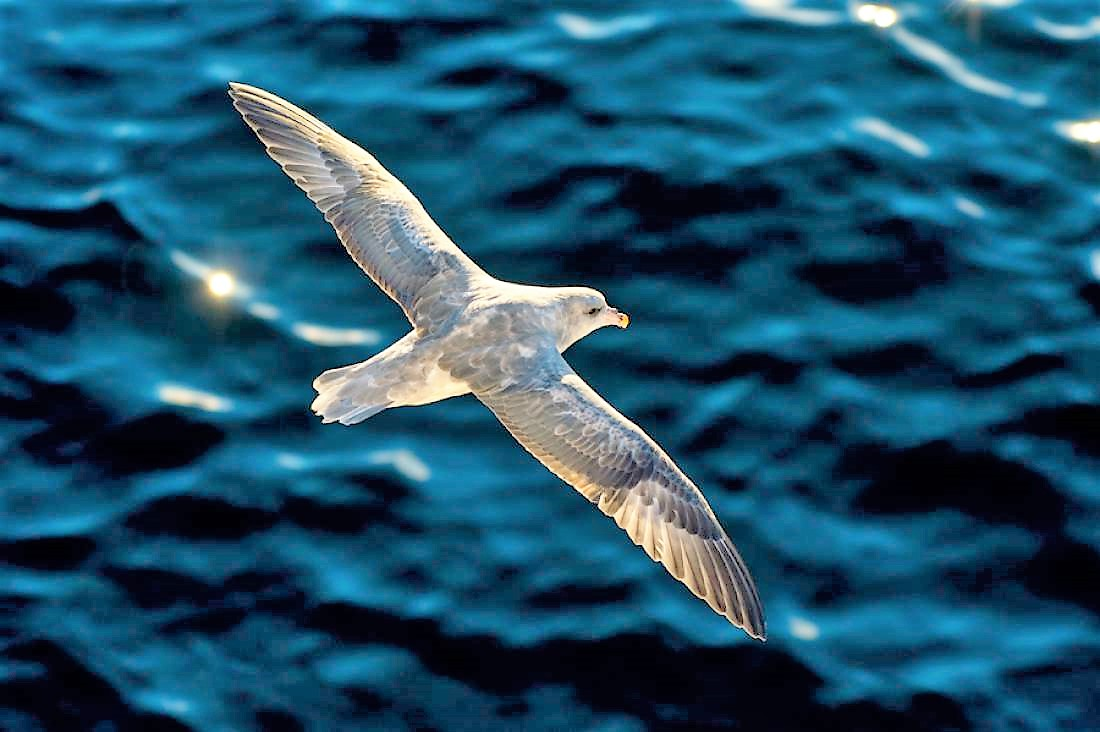
%> input picture assignment-2-filtering/1/data/bird.jpg, 1100 x 732 px
$ octave myMainScript.m   (GNU Octave 9; MATLAB toolbox functions it lacks are replaced by stand-ins)
%> lines starting %> are read from the running program, lines starting %| are printed output that depends on the picture; in (x1, y1, x2, y2) boxes, pixels count from 0 and x2, y2 are one past the last pixel; in counts of white or black regions, pixels touching at a corner belong together; the program's own positions count from 1
### assignment-2-filtering/1/code/mySpatiallyVaryingKernel.m
function [output] = mySpatiallyVaryingKernel(input,mask,threshold,dist_mat)
%MY Summary of this function goes here
%   Detailed explanation goes here
input = im2double(input);
[row,col,nChannels] = size(input);
% [6 lines of commented-out code are left out]
output= zeros(size(input));
input_padded = padarray(input,[threshold,threshold],'replicate');
for i = 1:row
    for j = 1:col
        if(mask(i,j)~=0)
            output(i,j,:)=input(i,j,:);
            continue;
        end
        i_pad = i+threshold;
        j_pad = j+threshold;
        thresh = double(dist_mat(i,j));
%             display(thresh);
        kernel = fspecial('disk',thresh);
        thresh_size = (size(kernel,1)-1)/2;
        img_temp = input_padded(i_pad-thresh_size:i_pad+thresh_size,j_pad-thresh_size:j_pad+thresh_size,:);
        output(i,j,:) = convn(img_temp,kernel,'valid');

    end
end

% figure;imshow(mat2gray(output));

end


### assignment-2-filtering/1/code/myMainScript.m
%% MyMainScript

tic;
close all;
%% Bird.jpg
% For generating the foreground mask for the bird image we detect edges
% by finding the zeros of laplacian of gaussain of the image and then using
% the imfill function to fill the detected boundary. An additional manual
% mask is used to further restrict the foreground mask. The manual mask is a
% rough polynomial and the major smoothening is done automatically
bird = imread('../data/bird.jpg');
%> bird is the input picture: size 732x1100x3 uint8; mean R, G, B 28.4, 80.4, 105.5
bird = imresize(bird,0.5); %%resizing image by 2 since it takes a lot of time
%> bird: size 366x550x3 uint8
load('binary_bird.mat','binary_bird'); %%loading our manual rough mask
edge_bird = edge(bird(:,:,1),'log');
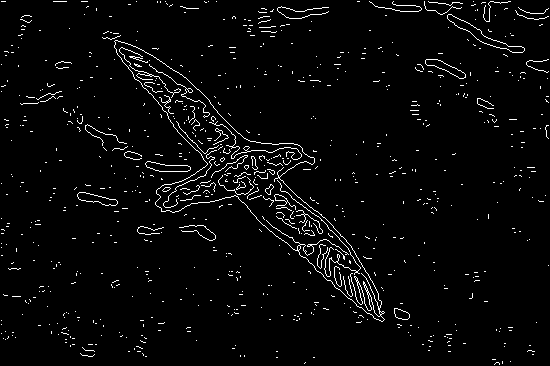
%> edge_bird: size 366x550 logical; 3.2% white in thin lines or dots
edge_fill_bird = imfill(edge_bird,'holes');
%> edge_fill_bird: size 366x550 logical; 10.9% white; 673 white regions (653 under 20 px), largest, box (x1, y1, x2, y2) and area: (114, 40, 385, 322) 17586, (447, 14, 525, 53) 610, (145, 161, 191, 172) 322
edge_fill_bird(binary_bird ==0)=0;
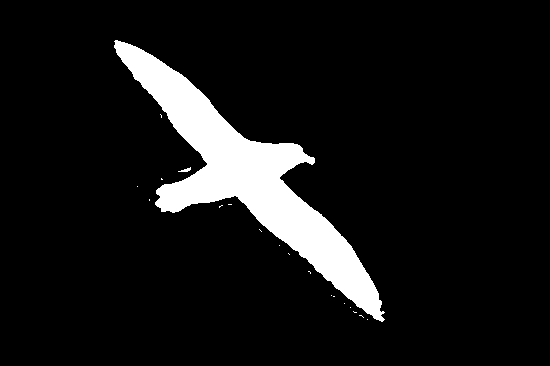
%> edge_fill_bird: size 366x550 logical; 8.8% white; 19 white regions (17 under 20 px), largest, box (x1, y1, x2, y2) and area: (114, 40, 385, 322) 17586, (178, 167, 191, 172) 31
bird_fore = bird;
edge_fill_temp(:,:,1)=edge_fill_bird;
edge_fill_temp(:,:,2)=edge_fill_bird;
edge_fill_temp(:,:,3)=edge_fill_bird;
bird_fore(edge_fill_temp==0)=0;
bird_back = bird;
bird_back(edge_fill_temp~=0)=0;
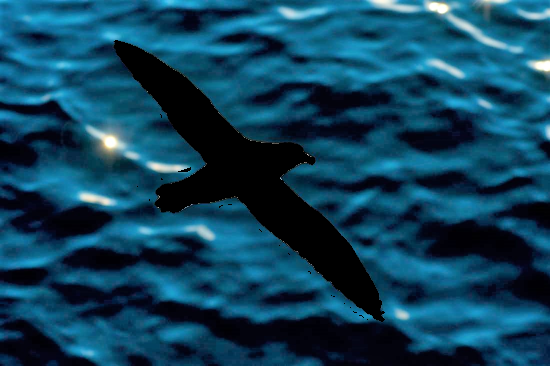
%> bird_back: size 366x550x3 uint8; mean R, G, B 13.8, 66, 91.8
figure;title('Segmentation of Bird');
subplot(1,3,1);imshow(mat2gray(edge_fill_bird));title('Foreground Mask');
subplot(1,3,2);imshow(mat2gray(bird_fore));title('Foreground Image');
subplot(1,3,3);imshow(mat2gray(bird_back));title('Background Image');
thresh_bird = 40;
dist_bird = bwdist(edge_fill_bird);
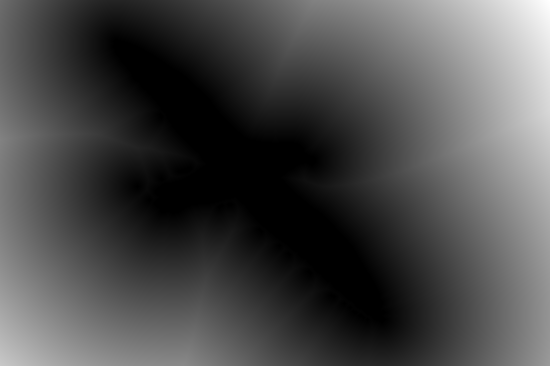
%> dist_bird: size 366x550 single; min 0, max 283.2, mean 82.8; drawn with min black and max white
dist_bird(edge_fill_bird~=0) = 0;
dist_bird(dist_bird>thresh_bird) = thresh_bird;
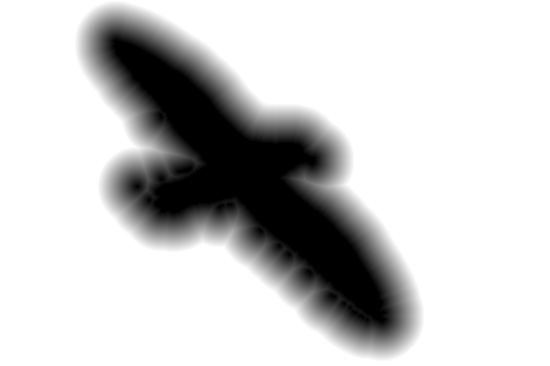
%> dist_bird: size 366x550 single; min 0, max 40, mean 32; drawn with min black and max white
figure;imcontour(dist_bird,100);title('Contour Plot for Bird');
%> after `title('Contour Plot for Bird')`:
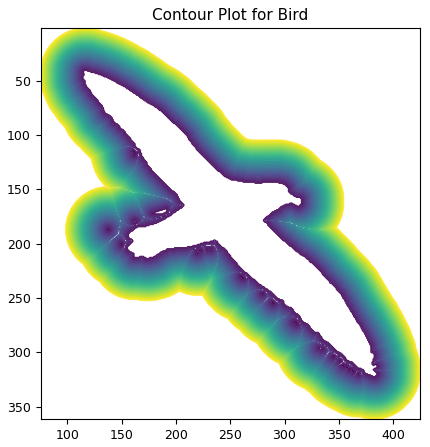
%> figure redrawn from the program's plot data
[output_bird] = mySpatiallyVaryingKernel(bird,edge_fill_bird,thresh_bird,dist_bird);
%> in mySpatiallyVaryingKernel, `input_padded = padarray(input,[threshold,threshold],'replicate');`:
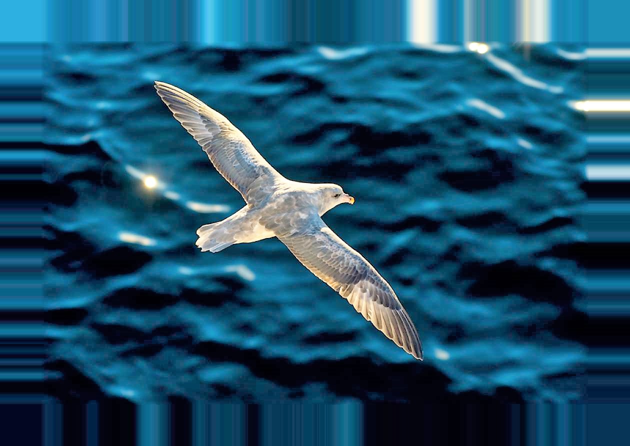
%> input_padded: size 446x630x3 double; mean R, G, B 0.107, 0.316, 0.419
%> the run ends on the next line
